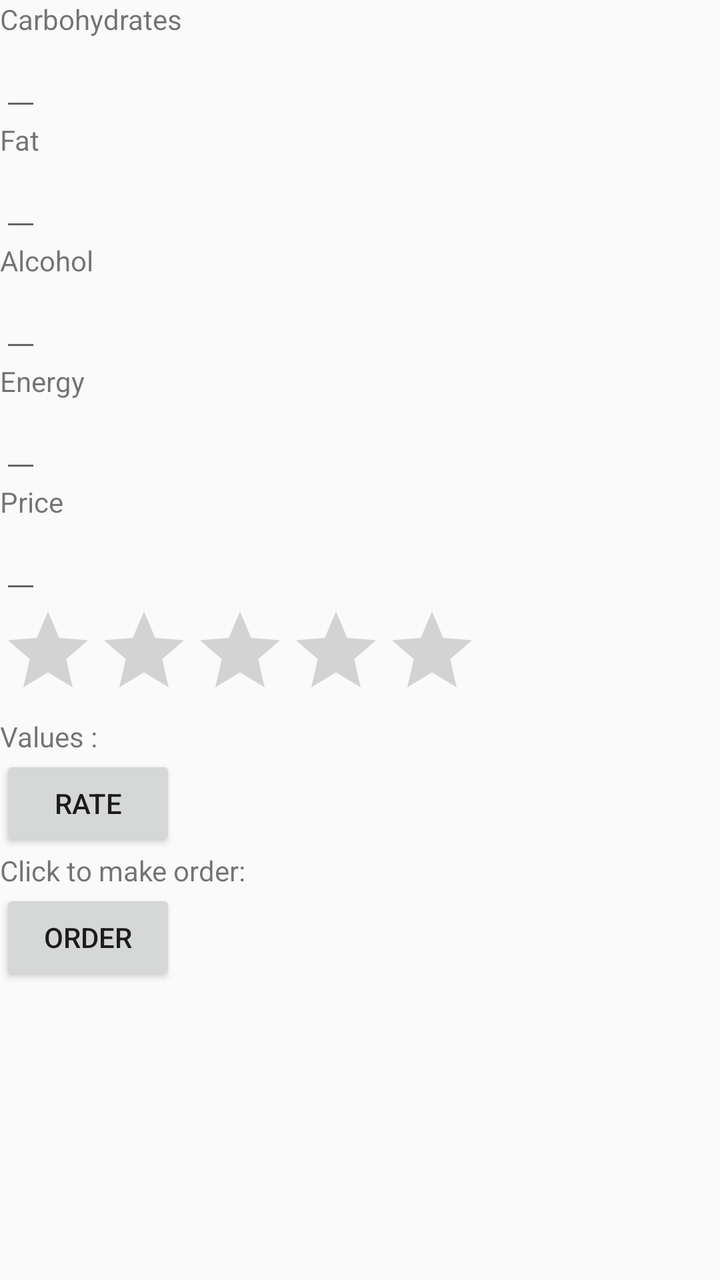
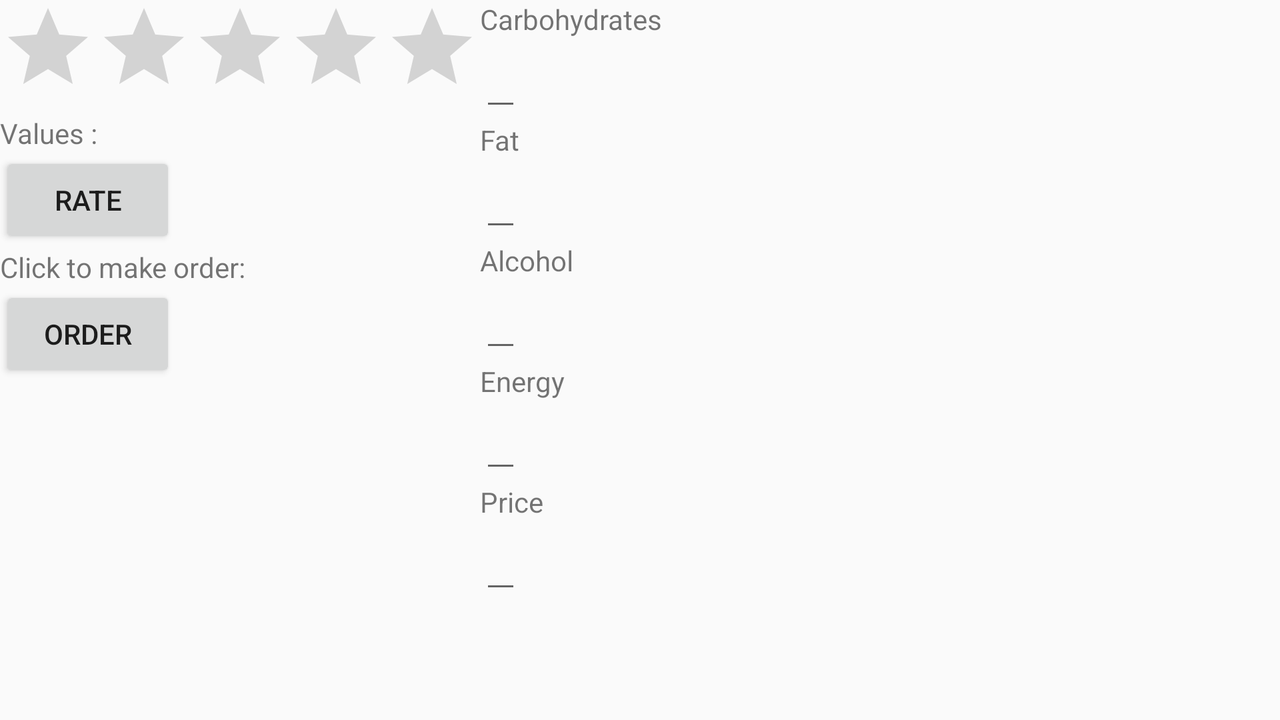

The same Android screen from two of the app's own layout files: first res/layout/ as a phone draws it, then the repository's variant for another configuration, drawn on a device whose configuration selects that folder. Both files follow.
<!-- AndroidManifest.xml: application theme AppTheme -->
<!-- res/layout/activity_menu_details.xml -->
<?xml version="1.0" encoding="utf-8"?>
<android.support.constraint.ConstraintLayout xmlns:android="http://schemas.android.com/apk/res/android"
    xmlns:app="http://schemas.android.com/apk/res-auto"
    xmlns:tools="http://schemas.android.com/tools"
    android:layout_width="match_parent"
    android:layout_height="match_parent"
    tools:context="com.example.kibernetika.zibatcanteenapp2.MenuDetailsActivity">


    <ScrollView
        android:layout_width="wrap_content"
        android:layout_height="wrap_content">

        <LinearLayout
            android:layout_width="wrap_content"
            android:layout_height="wrap_content"
            android:orientation="vertical">

            <TextView
                android:layout_width="wrap_content"
                android:layout_height="wrap_content"
                android:text="Carbohydrates" />

            <EditText
                android:id="@+id/carbohydrates_edittext"
                android:layout_width="wrap_content"
                android:layout_height="wrap_content" />

            <TextView
                android:layout_width="wrap_content"
                android:layout_height="wrap_content"
                android:text="Fat" />

            <EditText
                android:id="@+id/fat_edittext"
                android:layout_width="wrap_content"
                android:layout_height="wrap_content" />

            <TextView
                android:text="Alcohol"
                android:layout_width="wrap_content"
                android:layout_height="wrap_content"
                />
            <EditText
                android:id="@+id/alcohol_EditText"
                android:layout_width="wrap_content"
                android:layout_height="wrap_content"
                />
            <TextView
                android:text="Energy"
                android:layout_width="wrap_content"
                android:layout_height="wrap_content"
                />
            <EditText
                android:id="@+id/energy_EditText"
                android:layout_width="wrap_content"
                android:layout_height="wrap_content"
                />
            <TextView
                android:text="Price"
                android:layout_width="wrap_content"
                android:layout_height="wrap_content"
                />
            <EditText
                android:id="@+id/price_EditText"
                android:layout_width="wrap_content"
                android:layout_height="wrap_content"
                />
<RatingBar
    android:id="@+id/ratingBar"
    android:layout_width="wrap_content"
    android:layout_height="wrap_content"
    android:numStars="5"
    android:rating="0.0"

    />
<TextView
    android:id="@+id/value"
    android:layout_width="wrap_content"
    android:layout_height="wrap_content"
    android:text="Values : "
    />

<Button
    android:onClick="submitRating"
    android:text="Rate"
    android:layout_width="wrap_content"
    android:layout_height="wrap_content"
    />

            <TextView
                android:id="@+id/orderTakeAway"
                android:text="Click to make order:"
                android:layout_width="wrap_content"
                android:layout_height="wrap_content"
                />

            <Button
                android:text="Order"
                android:onClick="OrderNow"
                android:layout_width="wrap_content"
                android:layout_height="wrap_content"
                />
        </LinearLayout>
    </ScrollView>


</android.support.constraint.ConstraintLayout>
<!-- resources referenced by this layout -->
<resources>
  <style name="AppTheme" parent="Theme.AppCompat.Light.DarkActionBar">
          
          <item name="colorPrimary">@color/colorPrimary</item>
          <item name="colorPrimaryDark">@color/colorPrimaryDark</item>
          <item name="colorAccent">@color/colorAccent</item>
      </style>
</resources>
<!-- res/layout-land/activity_menu_details.xml (the repository's variant of the layout above) -->
<!-- drawn on the phone turned sideways -->
<?xml version="1.0" encoding="utf-8"?>
<android.support.constraint.ConstraintLayout xmlns:android="http://schemas.android.com/apk/res/android"
    xmlns:app="http://schemas.android.com/apk/res-auto"
    xmlns:tools="http://schemas.android.com/tools"
    android:layout_width="match_parent"
    android:layout_height="match_parent"
    tools:context="com.example.kibernetika.zibatcanteenapp2.MenuDetailsActivity">



<LinearLayout
    android:layout_width="wrap_content"
    android:layout_height="wrap_content"
    android:orientation="horizontal"
    >
    <ScrollView
        android:layout_width="wrap_content"
        android:layout_height="wrap_content">
    <LinearLayout
        android:layout_width="wrap_content"
        android:layout_height="wrap_content"
        android:orientation="vertical"
        android:scrollbars="vertical">

            <RatingBar
                android:id="@+id/ratingBar"
                android:layout_width="wrap_content"
                android:layout_height="wrap_content"
                android:numStars="5"
                android:rating="0.0"

                />
            <TextView
                android:id="@+id/value"
                android:layout_width="wrap_content"
                android:layout_height="wrap_content"
                android:text="Values : "
                />

            <Button
                android:onClick="submitRating"
                android:text="Rate"
                android:layout_width="wrap_content"
                android:layout_height="wrap_content"
                />

            <TextView
                android:id="@+id/orderTakeAway"
                android:text="Click to make order:"
                android:layout_width="wrap_content"
                android:layout_height="wrap_content"
                />

            <Button
                android:text="Order"
                android:onClick="OrderNow"
                android:layout_width="wrap_content"
                android:layout_height="wrap_content"
                />

    </LinearLayout>
    </ScrollView>

    <LinearLayout
        android:layout_width="wrap_content"
        android:layout_height="wrap_content"
        android:orientation="vertical"
        tools:layout_editor_absoluteX="410dp"
        tools:layout_editor_absoluteY="-14dp">

        <TextView
            android:layout_width="wrap_content"
            android:layout_height="wrap_content"
            android:text="Carbohydrates" />

        <EditText
            android:id="@+id/carbohydrates_edittext"
            android:layout_width="wrap_content"
            android:layout_height="wrap_content" />

        <TextView
            android:layout_width="wrap_content"
            android:layout_height="wrap_content"
            android:text="Fat" />

        <EditText
            android:id="@+id/fat_edittext"
            android:layout_width="wrap_content"
            android:layout_height="wrap_content" />

        <TextView
            android:layout_width="wrap_content"
            android:layout_height="wrap_content"
            android:text="Alcohol" />

        <EditText
            android:id="@+id/alcohol_EditText"
            android:layout_width="wrap_content"
            android:layout_height="wrap_content" />

        <TextView
            android:layout_width="wrap_content"
            android:layout_height="wrap_content"
            android:text="Energy" />

        <EditText
            android:id="@+id/energy_EditText"
            android:layout_width="wrap_content"
            android:layout_height="wrap_content" />

        <TextView
            android:layout_width="wrap_content"
            android:layout_height="wrap_content"
            android:text="Price" />

        <EditText
            android:id="@+id/price_EditText"
            android:layout_width="wrap_content"
            android:layout_height="wrap_content" />
    </LinearLayout>
</LinearLayout>
</android.support.constraint.ConstraintLayout>
